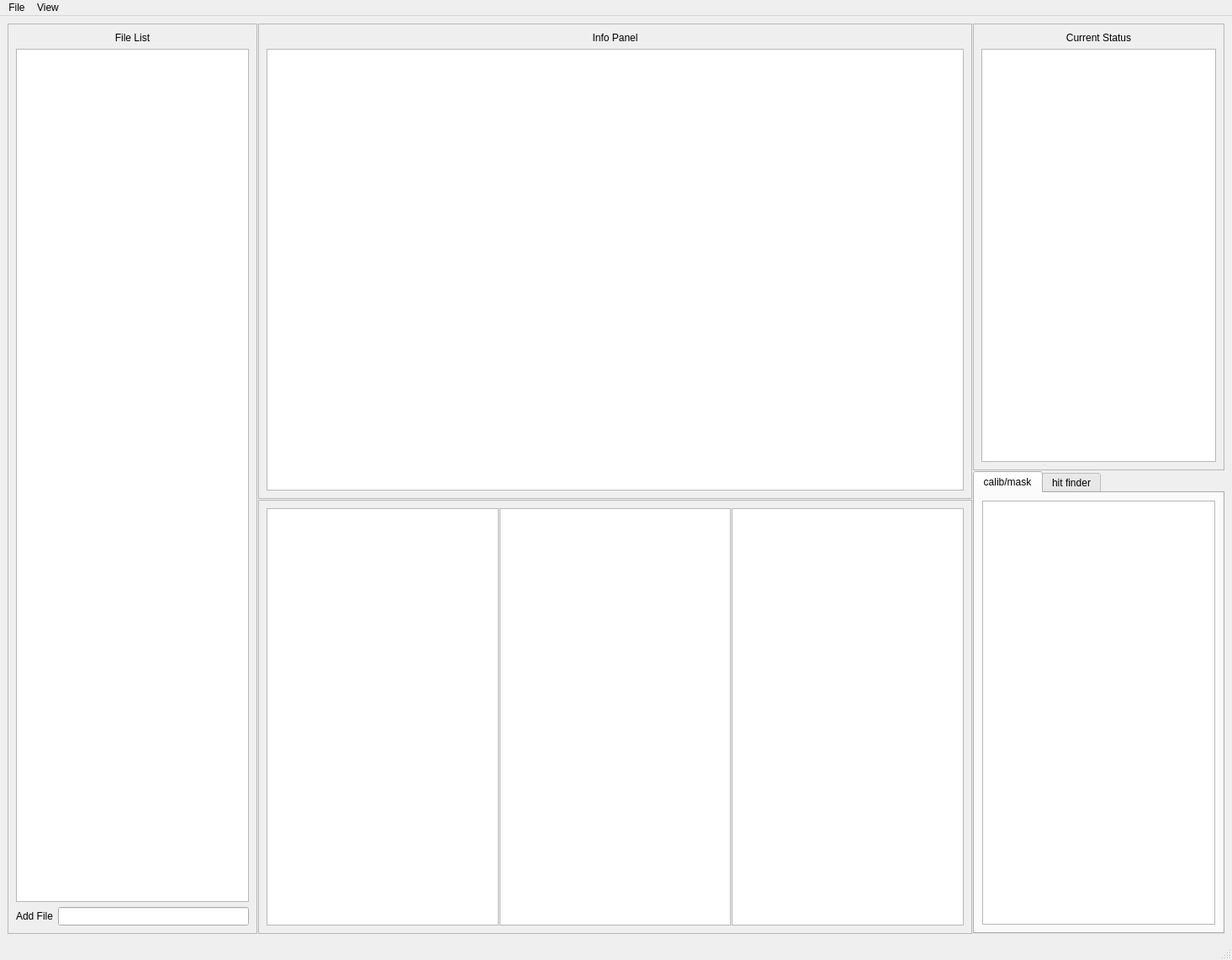
<?xml version="1.0" encoding="UTF-8"?>
<ui version="4.0">
 <class>MainWindow</class>
 <widget class="QMainWindow" name="MainWindow">
  <property name="geometry">
   <rect>
    <x>0</x>
    <y>0</y>
    <width>1465</width>
    <height>1141</height>
   </rect>
  </property>
  <property name="acceptDrops">
   <bool>true</bool>
  </property>
  <property name="windowTitle">
   <string>MainWindow</string>
  </property>
  <widget class="QWidget" name="centralwidget">
   <property name="acceptDrops">
    <bool>true</bool>
   </property>
   <layout class="QHBoxLayout" name="horizontalLayout_3">
    <item>
     <widget class="QSplitter" name="splitter_4">
      <property name="orientation">
       <enum>Qt::Horizontal</enum>
      </property>
      <property name="handleWidth">
       <number>1</number>
      </property>
      <widget class="QFrame" name="frame">
       <property name="frameShape">
        <enum>QFrame::StyledPanel</enum>
       </property>
       <property name="frameShadow">
        <enum>QFrame::Raised</enum>
       </property>
       <layout class="QVBoxLayout" name="verticalLayout">
        <item>
         <widget class="QLabel" name="label_2">
          <property name="text">
           <string>File List</string>
          </property>
          <property name="alignment">
           <set>Qt::AlignCenter</set>
          </property>
         </widget>
        </item>
        <item>
         <widget class="QListWidget" name="file_list">
          <property name="contextMenuPolicy">
           <enum>Qt::CustomContextMenu</enum>
          </property>
          <property name="acceptDrops">
           <bool>true</bool>
          </property>
          <property name="toolTip">
           <string>&lt;html&gt;&lt;head/&gt;&lt;body&gt;&lt;p&gt;&lt;span style=&quot; font-size:14pt; font-weight:600;&quot;&gt;Drag and drop files to load them&lt;/span&gt;&lt;/p&gt;&lt;/body&gt;&lt;/html&gt;</string>
          </property>
          <property name="whatsThis">
           <string/>
          </property>
          <property name="autoFillBackground">
           <bool>true</bool>
          </property>
          <property name="editTriggers">
           <set>QAbstractItemView::NoEditTriggers</set>
          </property>
          <property name="showDropIndicator" stdset="0">
           <bool>true</bool>
          </property>
          <property name="dragEnabled">
           <bool>true</bool>
          </property>
          <property name="dragDropOverwriteMode">
           <bool>true</bool>
          </property>
          <property name="dragDropMode">
           <enum>QAbstractItemView::DragDrop</enum>
          </property>
          <property name="defaultDropAction">
           <enum>Qt::IgnoreAction</enum>
          </property>
          <property name="selectionMode">
           <enum>QAbstractItemView::ExtendedSelection</enum>
          </property>
          <property name="isWrapping" stdset="0">
           <bool>true</bool>
          </property>
          <property name="spacing">
           <number>1</number>
          </property>
          <property name="viewMode">
           <enum>QListView::ListMode</enum>
          </property>
          <property name="selectionRectVisible">
           <bool>true</bool>
          </property>
         </widget>
        </item>
        <item>
         <layout class="QHBoxLayout" name="horizontalLayout">
          <item>
           <widget class="QLabel" name="label">
            <property name="text">
             <string>Add File</string>
            </property>
           </widget>
          </item>
          <item>
           <widget class="QLineEdit" name="line_edit"/>
          </item>
         </layout>
        </item>
       </layout>
      </widget>
      <widget class="QSplitter" name="splitter_2">
       <property name="orientation">
        <enum>Qt::Vertical</enum>
       </property>
       <property name="handleWidth">
        <number>1</number>
       </property>
       <widget class="QFrame" name="frame_2">
        <property name="frameShape">
         <enum>QFrame::StyledPanel</enum>
        </property>
        <property name="frameShadow">
         <enum>QFrame::Raised</enum>
        </property>
        <layout class="QVBoxLayout" name="verticalLayout_3">
         <item>
          <widget class="QLabel" name="label_3">
           <property name="text">
            <string>Info Panel</string>
           </property>
           <property name="alignment">
            <set>Qt::AlignCenter</set>
           </property>
          </widget>
         </item>
         <item>
          <widget class="QTextEdit" name="info_panel"/>
         </item>
        </layout>
       </widget>
       <widget class="QFrame" name="frame_3">
        <property name="frameShape">
         <enum>QFrame::StyledPanel</enum>
        </property>
        <property name="frameShadow">
         <enum>QFrame::Raised</enum>
        </property>
        <layout class="QHBoxLayout" name="horizontalLayout_2">
         <item>
          <widget class="QSplitter" name="splitter">
           <property name="orientation">
            <enum>Qt::Horizontal</enum>
           </property>
           <property name="handleWidth">
            <number>1</number>
           </property>
           <widget class="ImageView" name="raw_view">
            <property name="toolTip">
             <string>&lt;html&gt;&lt;head/&gt;&lt;body&gt;&lt;p&gt;&lt;span style=&quot; font-size:14pt; font-weight:600;&quot;&gt;Raw Image&lt;/span&gt;&lt;/p&gt;&lt;/body&gt;&lt;/html&gt;</string>
            </property>
           </widget>
           <widget class="ImageView" name="gradient_view">
            <property name="toolTip">
             <string>&lt;html&gt;&lt;head/&gt;&lt;body&gt;&lt;p&gt;&lt;span style=&quot; font-size:14pt; font-weight:600;&quot;&gt;Gradient Image&lt;/span&gt;&lt;/p&gt;&lt;/body&gt;&lt;/html&gt;</string>
            </property>
           </widget>
           <widget class="ImageView" name="calib_mask_view">
            <property name="toolTip">
             <string>&lt;html&gt;&lt;head/&gt;&lt;body&gt;&lt;p&gt;&lt;span style=&quot; font-size:14pt; font-weight:600;&quot;&gt;Calib/Mask Image&lt;/span&gt;&lt;/p&gt;&lt;/body&gt;&lt;/html&gt;</string>
            </property>
           </widget>
          </widget>
         </item>
        </layout>
       </widget>
      </widget>
      <widget class="QSplitter" name="splitter_3">
       <property name="orientation">
        <enum>Qt::Vertical</enum>
       </property>
       <property name="handleWidth">
        <number>1</number>
       </property>
       <widget class="QFrame" name="frame_4">
        <property name="frameShape">
         <enum>QFrame::StyledPanel</enum>
        </property>
        <property name="frameShadow">
         <enum>QFrame::Raised</enum>
        </property>
        <layout class="QVBoxLayout" name="verticalLayout_4">
         <item>
          <widget class="QLabel" name="label_4">
           <property name="text">
            <string>Current Status</string>
           </property>
           <property name="alignment">
            <set>Qt::AlignCenter</set>
           </property>
          </widget>
         </item>
         <item>
          <widget class="ParameterTree" name="status_tree">
           <property name="headerHidden">
            <bool>true</bool>
           </property>
          </widget>
         </item>
        </layout>
       </widget>
       <widget class="QTabWidget" name="tab">
        <property name="currentIndex">
         <number>0</number>
        </property>
        <widget class="QWidget" name="tab_1">
         <attribute name="title">
          <string>calib/mask</string>
         </attribute>
         <layout class="QVBoxLayout" name="verticalLayout_5">
          <item>
           <widget class="ParameterTree" name="calib_mask_tree">
            <property name="headerHidden">
             <bool>true</bool>
            </property>
            <column>
             <property name="text">
              <string notr="true">1</string>
             </property>
            </column>
           </widget>
          </item>
         </layout>
        </widget>
        <widget class="QWidget" name="tab_2">
         <attribute name="title">
          <string>hit finder</string>
         </attribute>
         <layout class="QVBoxLayout" name="verticalLayout_2">
          <item>
           <widget class="ParameterTree" name="hit_finder_tree">
            <property name="headerHidden">
             <bool>true</bool>
            </property>
            <column>
             <property name="text">
              <string notr="true">1</string>
             </property>
            </column>
           </widget>
          </item>
         </layout>
        </widget>
       </widget>
      </widget>
     </widget>
    </item>
   </layout>
  </widget>
  <widget class="QMenuBar" name="menubar">
   <property name="geometry">
    <rect>
     <x>0</x>
     <y>0</y>
     <width>1465</width>
     <height>22</height>
    </rect>
   </property>
   <widget class="QMenu" name="menuFile">
    <property name="title">
     <string>File</string>
    </property>
    <addaction name="action_open"/>
    <addaction name="separator"/>
    <addaction name="action_save_hit_finding_conf"/>
    <addaction name="action_save_state_conf"/>
    <addaction name="separator"/>
    <addaction name="action_load_hit_finding_conf"/>
    <addaction name="action_load_state_conf"/>
   </widget>
   <widget class="QMenu" name="menuView">
    <property name="title">
     <string>View</string>
    </property>
    <addaction name="action_show_inspector"/>
    <addaction name="action_show_gradient_view"/>
    <addaction name="action_show_calib_mask_view"/>
   </widget>
   <addaction name="menuFile"/>
   <addaction name="menuView"/>
  </widget>
  <widget class="QStatusBar" name="statusbar"/>
  <action name="action_open">
   <property name="text">
    <string>Open...</string>
   </property>
  </action>
  <action name="action_save_hit_finding_conf">
   <property name="text">
    <string>Save hit finding conf</string>
   </property>
  </action>
  <action name="action_save_state_conf">
   <property name="text">
    <string>Save state conf</string>
   </property>
  </action>
  <action name="action_load_hit_finding_conf">
   <property name="text">
    <string>Load hit finding conf</string>
   </property>
  </action>
  <action name="action_load_state_conf">
   <property name="text">
    <string>Load state conf</string>
   </property>
  </action>
  <action name="action_show_inspector">
   <property name="text">
    <string>Show inspector</string>
   </property>
  </action>
  <action name="action_show_gradient_view">
   <property name="text">
    <string>Show gradient view</string>
   </property>
  </action>
  <action name="action_show_calib_mask_view">
   <property name="text">
    <string>Show calib/mask view</string>
   </property>
  </action>
 </widget>
 <customwidgets>
  <customwidget>
   <class>ImageView</class>
   <extends>QGraphicsView</extends>
   <header>pyqtgraph</header>
  </customwidget>
  <customwidget>
   <class>ParameterTree</class>
   <extends>QTreeWidget</extends>
   <header>pyqtgraph.parametertree</header>
  </customwidget>
 </customwidgets>
 <resources/>
 <connections/>
</ui>
